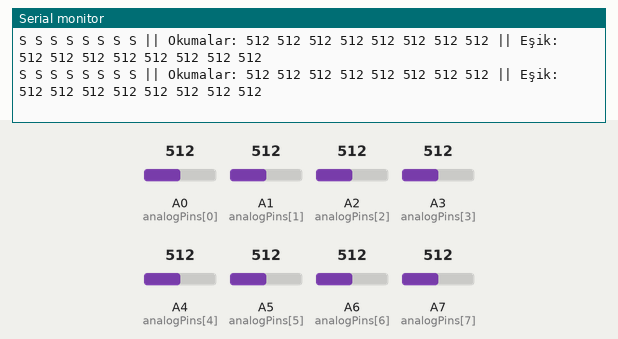
Simulated run of this sketch. Board: Arduino Nano, built with avr-gcc and run on an emulated ATmega328P. Shown: the last lines printed to the serial monitor. The inputs (shaded band) are chosen by the test bench; at power-on: A0 (analogPins[0]) = 512, A1 (analogPins[1]) = 512, A2 (analogPins[2]) = 512, A3 (analogPins[3]) = 512, A4 (analogPins[4]) = 512, A5 (analogPins[5]) = 512, A6 (analogPins[6]) = 512, A7 (analogPins[7]) = 512.

Above: at 13.5 s.
13.6 s: A0 (analogPins[0]) set to 493
At 13.82 s:
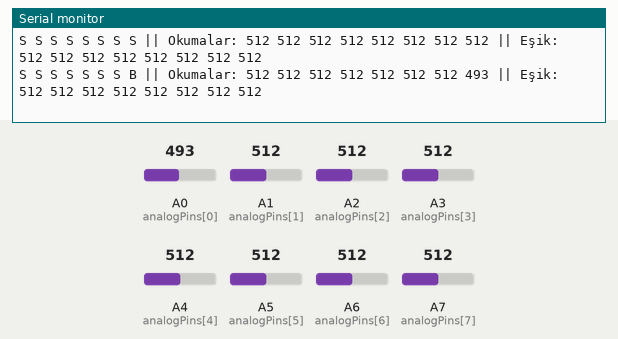
15.6 s: A1 (analogPins[1]) set to 498
At 15.73 s:
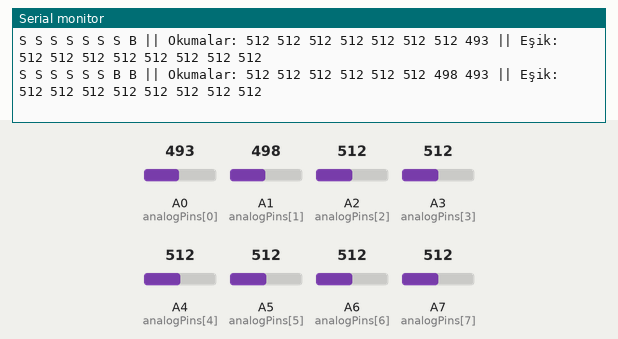
17.5 s: A2 (analogPins[2]) set to 497
At 17.64 s:
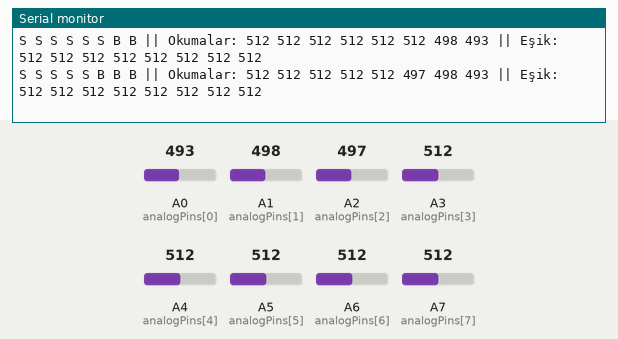
Timing chart, 0 to 20.5 s (numbered marks = the images above; inputs shaded):
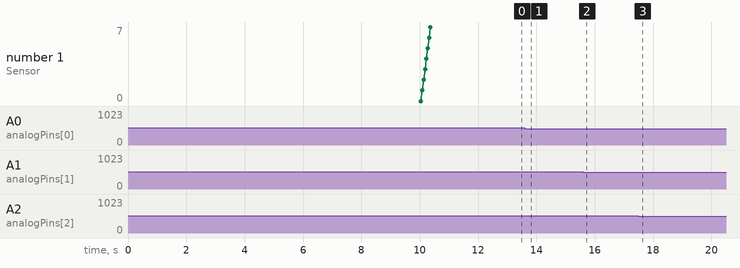

Measured:
- the behaviour switches between 512 and 511 on A0 (analogPins[0]) (found by bisection; images 0 and 1)
- the behaviour switches between 512 and 511 on A1 (analogPins[1]) (found by bisection; images 1 and 2)
- the behaviour switches between 512 and 511 on A2 (analogPins[2]) (found by bisection; images 2 and 3)
- after the input at 13.6 s, the serial monitor: prints a new line after 0.11 s (image 1)
- after the input at 15.6 s, the serial monitor: prints a new line at once (image 2)
- after the input at 17.5 s, the serial monitor: prints a new line at once (image 3)

The sketch:

sss.ino
```cpp
#include <stdint.h>
#include <stdbool.h>

// Kod şöyle çalışıyor ihtiyacımız olan 1 tane led 1 tane buton
// Bu led ve butonun pinlerini aşağıdaki define kısmında değiştirmeniz lazım
//
// Algoritma şöyle başlangıçta kalibrasyon başlıyor. Kalibrasyon başlayınca bağladığınız led yanacak 10 saniye sürecek.
// Bu süre boyunca çizgi sensörünü siyah veya beyaz çizgi üzerinde sağ sol yapmanız lazım. Her sensörden dışına içine tekrar tekrar girsin.
// Bu süre bitince led sönecek. Led söndükten sonra eğer butona basarsanız sensör çalışmaya başlayacak. Çalışmaya başladığında bağlandığınız LED yanıp sönmeye başlayacak.
// Kalibre verilerini ve sensör verilerini seri moniterden görüntüleyebilirsiniz.

// A7 pini sensördeki 8.'ye bağlanacak A0 ise 1.'ye bağlanacak

// buradaki pinlerin ayarlanması lazım sayıların yerine

#define SensorSize 8

int analogPins[] = {A0, A1, A2, A3, A4, A5, A6, A7};

int minKal[SensorSize], maxKal[SensorSize], esik[SensorSize], degerler[SensorSize];

int timefor;
bool ledCheck = true;
bool maxCheck = false;

void setup()
{
    Serial.begin(9600);

    Serial.println("Kalibrasyon Başladi.");
    int kalibresure = millis() + 10000;
    while (millis() < kalibresure)
    {
        kalibrasyon();
        delay(20);
    }

    for (int i = 0; i < SensorSize; i++)
    {
        Serial.print("Sensor ");
        Serial.print(i);
        Serial.print(" Max: ");
        Serial.print(maxKal[i]);
        Serial.print(" Min: ");
        Serial.print(minKal[i]);
        Serial.print(" Esik Deger: ");
        Serial.println(esik[i]);
    }

    Serial.println("Kalibrasyon Bitti.");

    delay(2000);

    timefor = millis() + 500;
}

void loop()
{
    Serial.println("");

    veriOkuTersten(degerler, SensorSize);

    for (int i = SensorSize - 1; 0 <= i; i--)
    {
        if (beyazUstunde(i))
        {
            Serial.print("B ");
        }

        else
        {
            Serial.print("S ");
        }
    }

    Serial.print("|| ");

    Serial.print("Okumalar: ");
    for (int i = SensorSize - 1; 0 <= i; i--)
    {
        Serial.print(degerler[i]);
        Serial.print(" ");
    }

    Serial.print("|| Eşik: ");

    for (int i = SensorSize - 1; 0 <= i; i--)
    {
        Serial.print(esik[i]);
        Serial.print(" ");
    }

    Serial.println(" ");

    delay(50);
}

void kalibrasyon(void)
{
    int sure;
    int sample = 64;
    int tempMax[SensorSize], tempMin[SensorSize], tempValue[SensorSize];

    for (int i = 0; i < sample; i++)
    {
        veriOkuTersten(tempValue, SensorSize);

        for (int j = 0; j < SensorSize; j++)
        {
            if (i == 0 || tempValue[j] > tempMax[j])
            {
                tempMax[j] = tempValue[j];
            }

            if (i == 0 || tempValue[j] < tempMin[j])
            {
                tempMin[j] = tempValue[j];
            }
        }
    }

    if (maxCheck == false)
    {
        for (int i = 0; i < SensorSize; i++)
        {
            maxKal[i] = tempMax[i];
            minKal[i] = tempMin[i];
        }

        maxCheck = true;
    }

    else if (maxCheck == true)
    {
        for (int i = 0; i < SensorSize; i++)
        {
            if (maxKal[i] < tempMax[i])
            {
                maxKal[i] = tempMax[i];
            }

            if (minKal[i] > tempMin[i])
            {
                minKal[i] = tempMin[i];
            }
        }
    }

    for (int i = 0; i < SensorSize; i++)
    {
        esik[i] = (maxKal[i] + minKal[i]) / 2;
    }
}

void veriOku(int arr[], int size)
{
    for (int i = 0; i < size; i++)
    {
        arr[i] = analogRead(analogPins[i]);
    }
}

void veriOkuTersten(int arr[], int size)
{
    for (int i = size - 1; i >= 0; i--)
    {
        arr[i] = analogRead(analogPins[i]);
    }
}

bool beyazUstunde(int x)
{
    if (degerler[x] < esik[x])
    {
        return true;
    }
    else
    {
        return false;
    }
}
```
